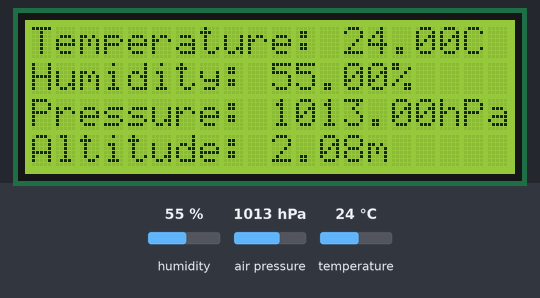
This sketch was run on a simulated Arduino Uno, built with avr-gcc and run on an emulated ATmega328P. Shown: 20×4 character LCD. The test bench sets the inputs (shaded band); at power-on: humidity 55 %, air pressure 1013 hPa, temperature 24 °C. What the sketch prints to the serial monitor is not drawn.

Above: at 0.2 s.
1.3 s: humidity set to 22 %
At 2.9 s:
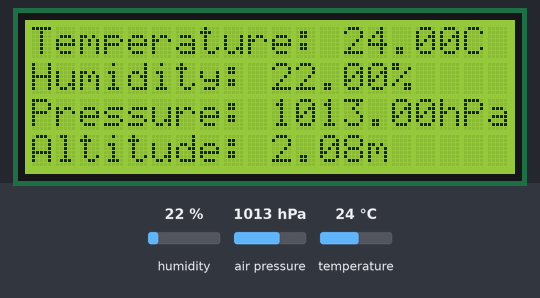
4.4 s: air pressure set to 952 hPa
At 4.9 s:
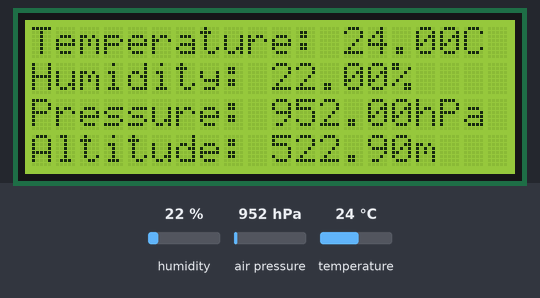
7.0 s: temperature set to 12 °C
At 8.6 s:
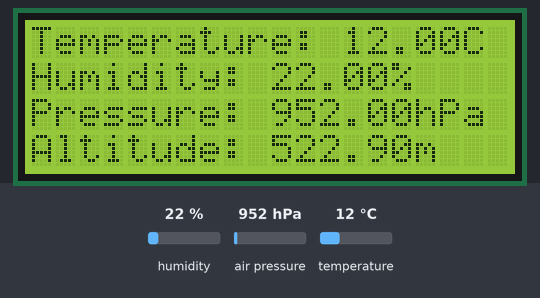
10.1 s: humidity set to 40 %
At 12.0 s:
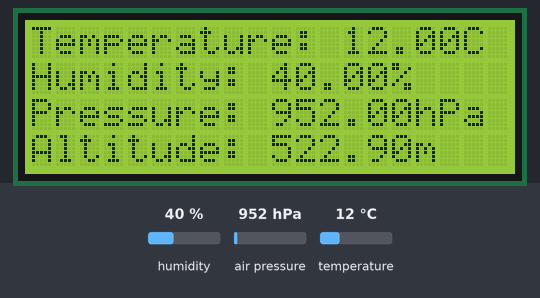
13.2 s: air pressure set to 975 hPa
At 14.2 s:
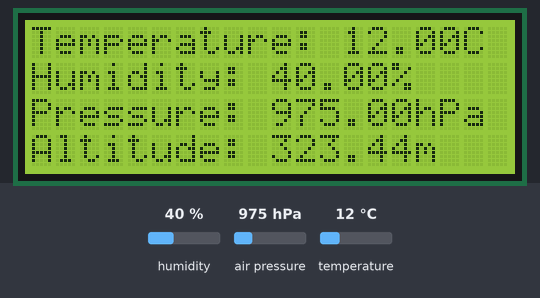
Timing chart, 0 to 16.2 s (numbered marks = the images above; inputs shaded):
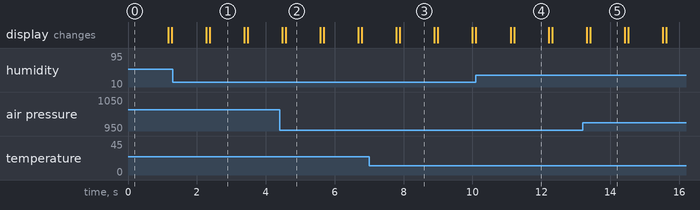

Measured:
- after the input at 1.3 s, the display: first differs from a run without the input after 1.1 s (image 1)
- after the input at 4.4 s, the display: first differs from a run without the input after 0.18 s (image 2)
- after the input at 10.1 s, the display: first differs from a run without the input after 1.1 s (image 4)
- after the input at 13.2 s, the display: first differs from a run without the input after 0.22 s (image 5)
- what the display in image 1 shows lasts 1.0 s, from 2.4 s to 3.4 s

The sketch:

sketch_code_BME_280.ino
```cpp
//ASYONI ELEKTRONIK


#include <Adafruit_Sensor.h>
#include <Adafruit_BME280.h>
#include "Wire.h"
#include "LCD.h"
#include "LiquidCrystal_I2C.h"
LiquidCrystal_I2C lcd(0x27,2,1,0,4,5,6,7);

#define SEALEVELPRESSURE_HPA (1013.25)
byte degree[8] =
              {
                0b00011,
                0b00011,
                0b00000,
                0b00000,
                0b00000,
                0b00000,
                0b00000,
                0b00000
              };

Adafruit_BME280 bme;

void setup() {
   Serial.begin(9600);
   lcd.begin (20,4);
   lcd.setBacklightPin(3,POSITIVE);
   lcd.setBacklight(HIGH);

  if (!bme.begin(0x76)) {
    Serial.println("Could not find a valid BME280 sensor, check wiring!");
    while (1);

  }
}

void loop() {
  Serial.print("Temperature = ");
  Serial.print(bme.readTemperature());
  Serial.println("C");

  Serial.print("Humidity = ");
  Serial.print(bme.readHumidity());
  Serial.println("%");

  Serial.print("Pressure = ");
  Serial.print(bme.readPressure() / 100.0F);
  Serial.println("hPa");

  Serial.print("Approx. Altitude = ");
  Serial.print(bme.readAltitude(SEALEVELPRESSURE_HPA));
  Serial.println("m");

  lcd.setCursor(0, 0);
  lcd.print("Temperature: ");
  lcd.print(bme.readTemperature());
  //lcd.write(1);
  lcd.print("C");

  lcd.setCursor(0, 1);
  lcd.print("Humidity: ");
  lcd.print(bme.readHumidity());
  lcd.print("%");

  lcd.setCursor(0, 2);
  lcd.print("Pressure: ");
  lcd.print(bme.readPressure() / 100.0F);
  lcd.print("hPa");

  lcd.setCursor(0, 3);
  lcd.print("Altitude: ");
  lcd.print(bme.readAltitude(SEALEVELPRESSURE_HPA));
  lcd.print("m");

  Serial.println();
  delay(1000);
  lcd.clear();
}
```
